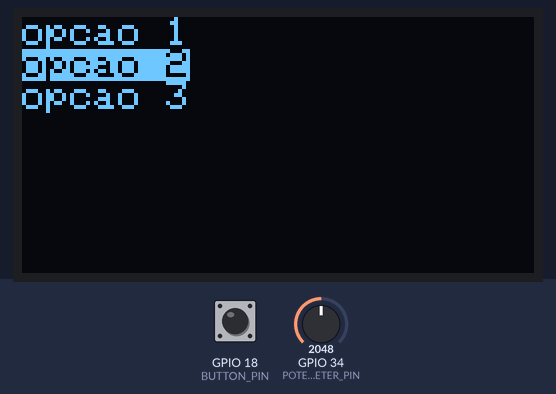
Bench run of a sketch on a simulated ESP32. Shown: 128×64 one-colour display. The test bench sets the inputs (shaded band); at power-on: GPIO 34 (POTENTIOMETER_PIN) = 2048, GPIO 18 (BUTTON_PIN) HIGH. What the sketch prints to the serial monitor is not drawn.

Above: at 1.2 s.
1.3 s: GPIO 34 (POTENTIOMETER_PIN) set to 2866
At 2.7 s:
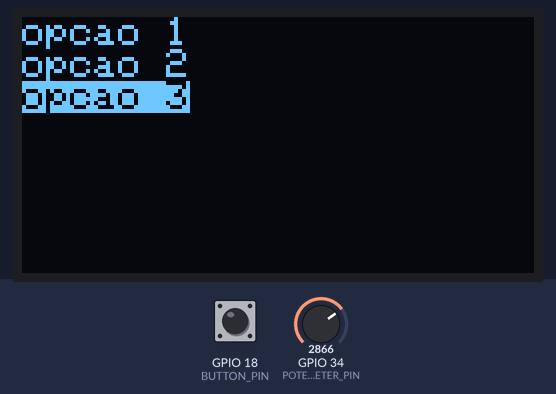
4.4 s: GPIO 34 (POTENTIOMETER_PIN) set to 1228
At 4.9 s:
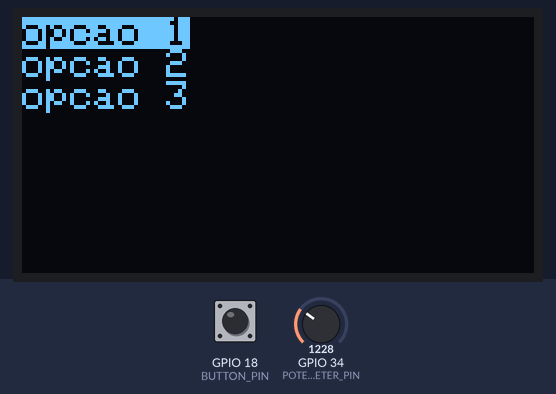
Timing chart, 0 to 7.4 s (numbered marks = the images above; inputs shaded):
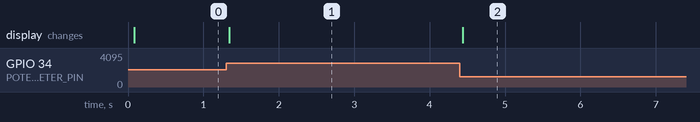

Measured:
- after the input at 1.3 s, the display: changes at once (image 1)
- after the input at 4.4 s, the display: changes at once (image 2)

The sketch:

menu_system_potentiometer.ino
```cpp
#include <ArduinoJson.h>
#include <Wire.h>
#include <Adafruit_GFX.h>
#include <Adafruit_SSD1306.h>

#define BUTTON_PIN 18
#define POTENTIOMETER_PIN 34
#define SCREEN_WIDTH 128
#define SCREEN_HEIGHT 64
#define OLED_RESET -1

Adafruit_SSD1306 display(SCREEN_WIDTH, SCREEN_HEIGHT, &Wire, OLED_RESET);
StaticJsonDocument<256> menu;
JsonArray menuOptions;
int buttonState;
int lastButtonState = HIGH;

void setup() {
  pinMode(BUTTON_PIN, INPUT_PULLUP);
  Serial.begin(115200);
  // OLED load ============================================================
  if (!display.begin(SSD1306_SWITCHCAPVCC, 0x3C)) {
    Serial.println(F("OLED não encontrado"));
    for (;;);
  }
  display.clearDisplay();
  display.setTextSize(1);
  display.setTextColor(SSD1306_WHITE);
  display.setCursor(0,0);
  display.println("Iniciando...");
  display.display();
  // JSON load ============================================================
  const char* json = "{\"opcoes\": [\"opcao 1\", \"opcao 2\", \"opcao 3\"]}";
  DeserializationError error = deserializeJson(menu, json);
  if (error) {
    Serial.print("Erro ao carregar JSON: ");
    Serial.println(error.c_str());
    return;
  }
  menuOptions = menu["opcoes"];
  for (int i = 0; i < menuOptions.size(); i++) {
    const char* option = menuOptions[i];
    Serial.println(option);
  }
}

void loop() {
  // Button detection ========================================================
  buttonState = digitalRead(BUTTON_PIN);
  if (lastButtonState == HIGH && buttonState == LOW) {
    Serial.println("Click!");
  }
  lastButtonState = buttonState;
  // Detectar e mapear potenciômetro =========================================
  int potentiometerValue = analogRead(POTENTIOMETER_PIN);
  // Serial.println(potentiometerValue);
  display.clearDisplay();
  int menuLength = menuOptions.size();
  // int selectedOption = map(potentiometerValue, 0, 4095, 0, menuLength - 1);
  int step = 4096 / menuLength;
  int selectedOption = potentiometerValue / step;
  if (selectedOption >= menuLength) selectedOption = menuLength - 1;
  // Exibir menu =============================================================
  display.setCursor(0,0);
  for (int i = 0; i < menuLength; i++) {
    const char* option = menuOptions[i];
    if (i == selectedOption) {
      display.setTextColor(SSD1306_BLACK, SSD1306_WHITE);
    } else {
      display.setTextColor(SSD1306_WHITE);
    }
    display.println(option);
  }
  display.display();
  delay(15);
}
```
